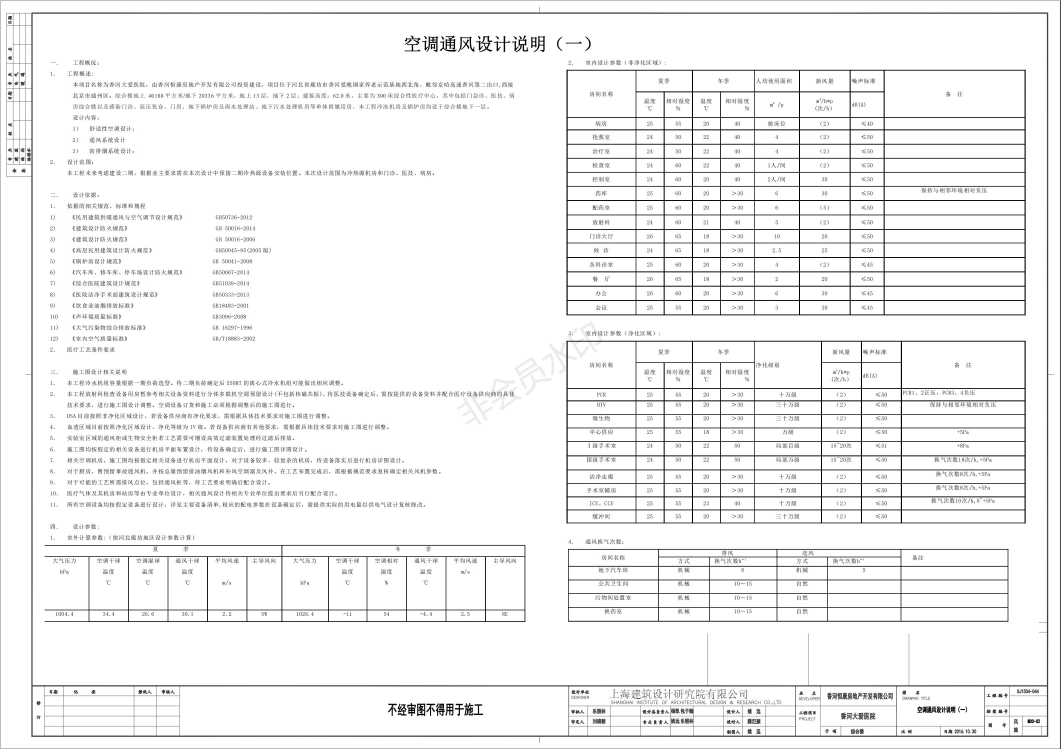
#> input picture 轮廓检测/M00-02_00.jpg, 3181 x 2247 px (shown at 1/3 size)
$ python lunkuojiance.py
#> lines starting #> are read from the running program, lines starting #| are printed output that depends on the picture; after the words box and inside, x2 and y2 are one past the last pixel; in counts of white or black regions, pixels touching at a corner belong together
import cv2


# 直线拟合
def zhixian():
    img = cv2.imread("M00-02_00.jpg")
#> img is the input picture: shape (2247, 3181, 3); mean B, G, R 242.5, 242.5, 242.5
    pary = cv2.cvtColor(img, cv2.COLOR_BGR2GRAY)  # 灰度图

    # findContours接受的参数为二值图，即黑白的（不是灰度图），所以读取的图像要先转成灰度的，再转成二值图
    ret, thresh = cv2.threshold(pary, 127, 255, cv2.THRESH_BINARY)  # 转化黑白图
#> thresh: shape (2247, 3181); 95.4% white; 12065 black regions (11417 under 20 px)
    # python3为三个参数，contours轮廓的点集，hierarchy各层轮廓的索引
    contours, hierarchy = cv2.findContours(thresh, cv2.RETR_TREE, cv2.CHAIN_APPROX_SIMPLE)
#> contours = 20735 contours, 18591 with area under 20; largest, box (x1, y1, x2, y2) and area: (2, 2, 3180, 2246) 7126011, (19, 19, 3146, 2229) 6666372, (98, 41, 3141, 2056) 6126183, (1698, 208, 3078, 947) 1017016, (1698, 1021, 3078, 1572) 756565

    # 显示所有轮廓
    for contour in contours:
        if len(contour) > 1:
            for idx in range(-1, len(contour)-1):
                x0, y0 = contour[idx][0]
                x1, y1 = contour[idx+1][0]
                if (x0 == x1 and abs(y1-y0) > 100) or (y0 == y1 and abs(x1-x0) > 50):
                    cv2.line(img, (x0, y0), (x1, y1), (0, 255, 0), 2)
#> this loop made 20735 passes
#> contour on passes 1, 3, 7: [[2, 2], [2, 2245], [3179, 2245], [3179, 2]], [[2822, 2179], [2822, 2206], [2952, 2206], [2952, 2179]], [[2837, 2195], [2836, 2196], [2838, 2196], [2838, 2195]]
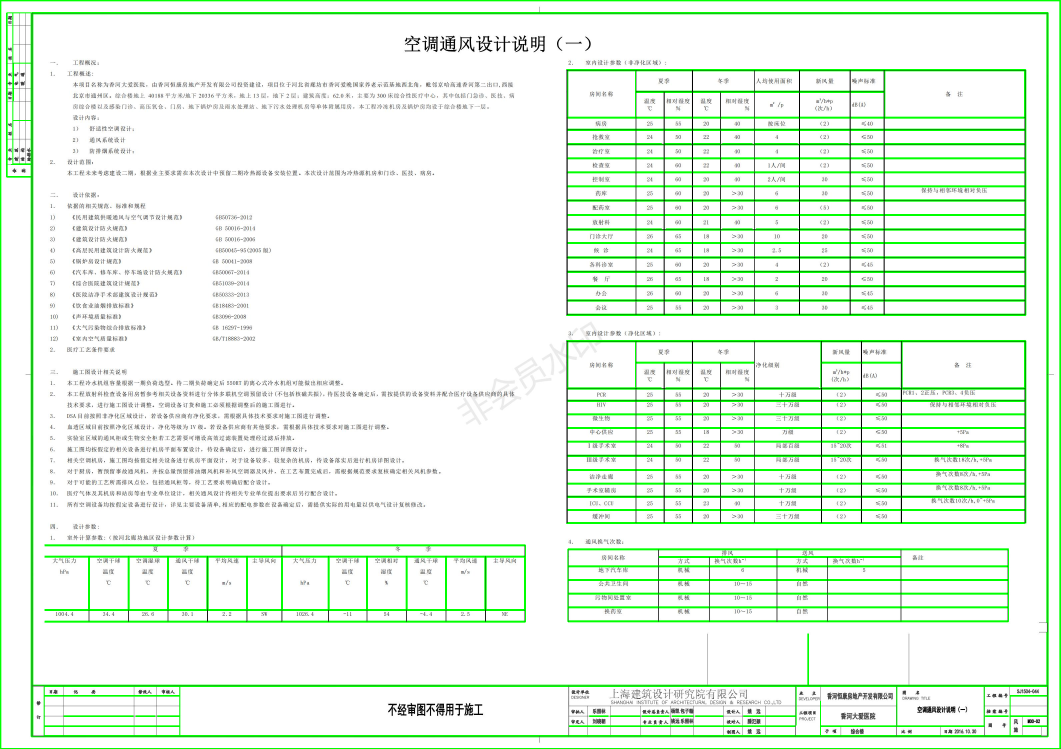
#> img: shape (2247, 3181, 3) (shown at 1/3 size); mean B, G, R 230.6, 248, 230.7
    cv2.imshow("test", img)
    cv2.waitKey(0)
    cv2.imwrite("tmp.jpg", img)

    cnt = contours[0]
#> cnt = [[2, 2], [2, 2245], [3179, 2245], [3179, 2]]
    M = cv2.moments(cnt)
#> M = moments, m00 7126011, centre m10/m00, m01/m00 = (1590.5, 1123.5)
    print(M)
#> (printed output is left out)

    rows, cols = img.shape[:2]
#> rows = 2247; cols = 3181
    [vx, vy, x, y] = cv2.fitLine(cnt, cv2.DIST_L2, 0, 0.01, 0.01)
#> vx = [1]; vy = [0]; x = [1590.5]; y = [1123.5]
    lefty = int((-x * vy / vx) + y)
#> lefty = 1123
    righty = int(((cols - x) * vy / vx) + y)
#> righty = 1123
    img = cv2.line(pary, (cols - 1, righty), (0, lefty), (0, 255, 0), 2)
#> img: shape (2247, 3181)
    cv2.imshow("test", img)
    cv2.waitKey(0)


# 轮廓检测
def lunkuo():
    img = cv2.imread("image.jpg")
    pary = cv2.cvtColor(img, cv2.COLOR_BGR2GRAY)
    edges = cv2.Canny(pary, 100, 200)
    cv2.imshow("test", edges)
    cv2.waitKey(0)
    cv2.imwrite("a.jpg", edges)


def shibie():
    # 设置边缘检测参数
    minval = 200
    maxval = 400
    img = cv2.imread("image.jpg")
    pary = cv2.cvtColor(img, cv2.COLOR_BGR2GRAY)
    edges = cv2.Canny(pary, minval, maxval)

    cv2.imshow("test", edges)
    cv2.waitKey(0)


zhixian()
